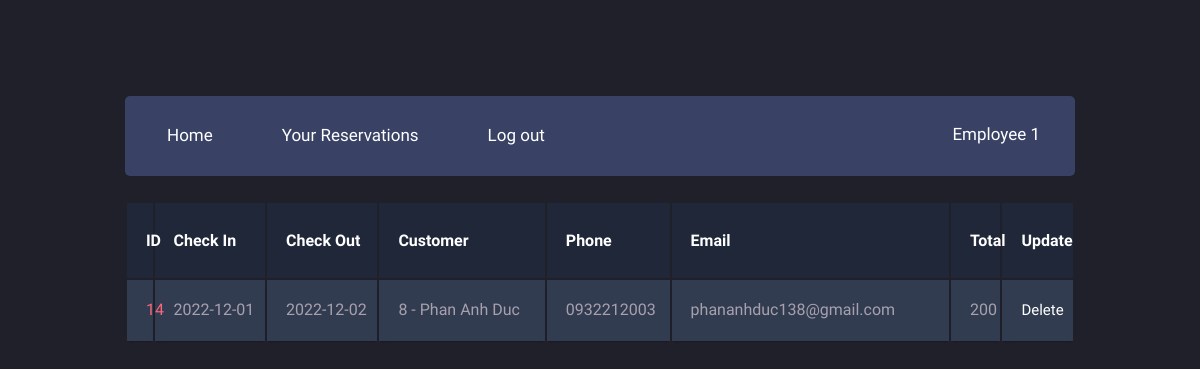
Page /employees/reservations.php (signed in) on the committed database.
### tables this page shows
CREATE TABLE `Reservations` (
  `resID` int(11) NOT NULL,
  `checkInDate` date NOT NULL,
  `checkOutDate` date NOT NULL,
  `reservedDate` date NOT NULL,
  `Employees_empID` int(11) NOT NULL,
  `Customers_cusID` int(11) NOT NULL
);

CREATE TABLE `Customers` (
  `cusID` int(11) NOT NULL,
  `cusName` varchar(100) DEFAULT NULL,
  `cusPhone` varchar(20) DEFAULT NULL,
  `cusEmail` varchar(100) NOT NULL,
  `cusAddress` varchar(200) DEFAULT NULL,
  `cusGender` varchar(45) DEFAULT NULL,
  `password` varchar(200) NOT NULL
);

### employees/reservations.php (the view, shortened to what this page needs)
<?php
    $id = $_SESSION['empID'];
    include "../db_connect.php";
    $sql = "SELECT * FROM Reservations where Employees_empID = '$id'";
    $result = $conn->query($sql);
?>
<!DOCTYPE html>
<html>
    <head>
        <link rel="stylesheet" href="menu.css">
        <link rel="stylesheet" href="table.css">
    </head>
    <body>
        <div class="main-container">
            <header class="block">
                <ul class="header-menu horizontal-list">
                    <li>
                        <a class="header-menu-tab" href="home.php"><span class="icon fontawesome-user scnd-font-color"></span>Home</a>
                    </li>
                    <li>
                        <a class="header-menu-tab" href="reservations.php"><span class="icon fontawesome-star-empty scnd-font-color"></span>Your Reservations</a>
                    </li>
                    <li>
                        <a class="header-menu-tab" href="../account/logout.php"><span class="icon fontawesome-envelope scnd-font-color"></span>Log out</a>
                    </li>
                </ul>
                <div class="profile-menu">
                    <p><?php echo $_SESSION['empName']; ?> <a href=""><span class="entypo-down-open scnd-font-color"></span></a></p>
                </div>
            </header>
            <table class="container">
                <thead>
                    <tr>
                        <th><h1>ID</h1></th>
                        <th><h1>Check In</h1></th>
                        <th><h1>Check Out</h1></th>
                        <th><h1>Customer</h1></th>
                        <th><h1>Phone</h1></th>
                        <th><h1>Email</h1></th>
                        <th><h1>Total</h1></th>
                        <th><h1>Update</h1></th>
                    </tr>
                </thead>
                <tbody>
                    <?php
                        if ($result->num_rows > 0) {
                            while ($row = $result->fetch_assoc()) {
                    ?>
                                <tr>
                                    <td><?php echo $row['resID']; ?> </td>
                                    <td><?php echo $row['checkInDate']; ?> </td>
                                    <td><?php echo $row['checkOutDate']; ?> </td>
                                    <td><?php
                                        $cusID = $row['Customers_cusID'];
                                        $sql2 = "SELECT * FROM customers WHERE cusID = '$cusID'";
                                        $result2 = $conn->query($sql2);
                                        $row2 = $result2->fetch_assoc();
                                        echo $cusID . " - " . $row2['cusName'];
                                    ?> </td>
                                    <td><?php echo $row2['cusPhone']; ?> </td>
                                    <td><?php echo $row2['cusEmail']; ?> </td>
                                    <td><?php
                                        $resID = $row['resID'];
                                        $sql1 = "SELECT sum(price) * (checkOutDate - checkInDate) as total
                                                from rooms_has_reservations rhs inner join rooms r inner join reservations rs
                                                on  rhs.rooms_roomID = r.roomID
                                                and rhs.Rooms_hotels_hotelID = r.hotels_hotelID
                                                and rhs.reservations_resID = rs.resID
                                                where rhs.reservations_resID = '$resID';";
                                        $result1 = $conn->query($sql1);
                                        $row1 = $result1->fetch_assoc();
                                        echo $row1['total'];
                                    ?> </td>
                                    <td>
                                        <a class = "btn btn-danger" href = "deleteReservations.php?id=<?php echo $row['resID']; ?>">
                                        Delete</a>
                                    </td>
                                </tr>
                    <?php
                            }
                        }
                    ?>
                </tbody>
            </table>
        </div>
    </body>
</html>

### employees/menu.css (style rules this page uses)
[class*="fontawesome-"]:before { font-family: 'FontAwesome', sans-serif; }
* { -webkit-box-sizing: border-box; -moz-box-sizing: border-box; box-sizing: border-box; }
body { background: #1f2029; }
ul { list-style-type: none; margin: 0; padding-left: 0; }
h1 { font-size: 23px; }
p { font-size: 15px; }
a { text-decoration: none; font-size: 15px; }
h1, h2, p, a, span { color: #fff; }
.scnd-font-color { color: #9099b7; }
.horizontal-list { margin: 0; padding: 0; list-style-type: none; }
.horizontal-list li { float: left; }
.icon { font-size: 25px; }
.main-container { font-family: 'Ubuntu', sans-serif; width: 950px; height: 1725px; margin: 6em auto; }
header { height: 80px; }
.header-menu { font-size: 17px; line-height: 80px; }
.header-menu li { position: relative; -webkit-transform: translateZ(0); }
.header-menu-tab { padding: 0 27px; display: block; line-height: 74px; font-size: 17px; -webkit-transition: background .3s; transition: background .3s; }
.header-menu-tab .icon { padding-right: 15px; }
.profile-menu { float: right; height: 80px; padding-right: 20px; }
.profile-menu p { font-size: 17px; display: inline-block; line-height: 76px; margin: 0; padding-right: 10px; }
.profile-menu a { padding-left: 5px; }
.block { margin-bottom: 25px; background: #394264; border-radius: 5px; }

### employees/table.css (style rules this page uses)
body { font-family: 'Open Sans', sans-serif; font-weight: 300; line-height: 1.42em; color:#A7A1AE; background-color:#1F2029; }
h1 { font-size:3em; font-weight: 300; line-height:1em; text-align: center; color: #4DC3FA; }
.container th h1 { font-weight: bold; font-size: 1em; text-align: left; color: #fff; }
.container td { font-weight: normal; font-size: 1em; -webkit-box-shadow: 0 2px 2px -2px #0E1119; -moz-box-shadow: 0 2px 2px -2px #0E1119; box-shadow: 0 2px 2px -2px #0E1119; }
.container { text-align: left; overflow: hidden; width: 100%; margin: 0 auto; display: table; padding: 0 0 8em 0; }
.container td, .container th { padding-bottom: 2%; padding-top: 2%; padding-left:2%; }
.container tr:nth-child(odd) { background-color: #323C50; }
.container th { background-color: #1F2739; }
.container td:first-child { color: #FB667A; }

### rows in the picture
reservations: resID "14", checkInDate "2022-12-01", checkOutDate "2022-12-02", Customers_cusID "8", Customers_cusID.cusName "Phan Anh Duc", Customers_cusID.cusPhone "0932212003", Customers_cusID.cusEmail "phananhduc138@gmail.com", total "200"

### other values in the picture
$_SESSION['empName'] "Employee 1"
